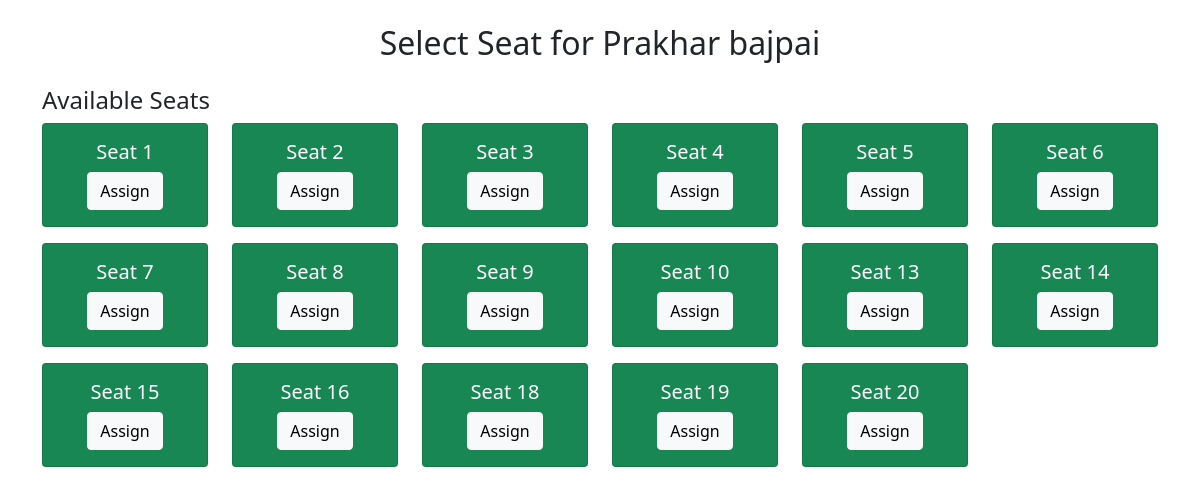
Page /select_seat/6/3/ on the committed database.
### bus_app/models.py (models this page shows, shortened)
class Student(models.Model):
    name = models.CharField(max_length=100)
    roll_number = models.CharField(max_length=20, null=True, blank=True, unique=True)
    crm_id = models.CharField(max_length=50, blank=True, null=True, unique=True)
    gender = models.CharField(max_length=10, choices=[('Male', 'Male'), ('Female', 'Female'), ('Other', 'Other')], default="Male")
    school = models.ForeignKey(School, on_delete=models.SET_NULL, null=True, blank=True, related_name="students")
    program = models.CharField(max_length=100, blank=True, null=True)  # Directly storing program name
    fee_paid = models.BooleanField(default=False)
    fee_amount = models.CharField(max_length=10, blank=True, null=True)
    email = models.EmailField(unique=True)
    contact_number = models.CharField(max_length=15, default="0000000000")
    route = models.ForeignKey(Route, on_delete=models.SET_NULL, null=True, blank=True, related_name="students")
    stoppage = models.CharField(max_length=100, blank=True, null=True)  # Directly storing stoppage name
    assigned_bus = models.ForeignKey(Bus, null=True, blank=True, on_delete=models.SET_NULL, related_name="students")
    assigned_seat = models.ForeignKey(Seat, null=True, blank=True, on_delete=models.SET_NULL, related_name='students')
    photo = models.ImageField(upload_to="student_photos/", null=True, blank=True)

class Seat(models.Model):
    seat_number = models.PositiveIntegerField(null=True, blank=True)
    bus = models.ForeignKey(Bus, on_delete=models.CASCADE, related_name='seats')
    student = models.ForeignKey('Student', null=True, blank=True, on_delete=models.SET_NULL, related_name='seats')
    class Meta:
        unique_together = ('bus', 'seat_number')

### bus_app/views.py (the view, shortened to what this page needs)
# urls.py: path('select_seat/<int:student_id>/<int:bus_id>/', views.select_seat, name='select_seat'),
def select_seat(request, student_id, bus_id):
    student = get_object_or_404(Student, id=student_id)
    bus = get_object_or_404(Bus, id=bus_id)
    seats = Seat.objects.filter(bus=bus, student__isnull=True)
    return render(request, 'select_seat.html', {
        'student': student,
        'bus': bus,
        'seats': seats
    })

### bus_app/templates/select_seat.html
{% extends 'base_generic.html' %}
{% block content %}
<h2 class="text-center my-4">Select Seat for {{ student.name }}</h2>
<div class="row">
    <div class="col-md-12">
        <h4>Available Seats</h4>
        <div class="row">
            {% for seat in seats %}
<div class="col-md-2 mb-3">
<div class="card {% if seat.student %}bg-secondary text-white{% else %}bg-success text-white{% endif %}">
                        <div class="card-body text-center">
 <h5 class="card-title">Seat {{ seat.seat_number }}</h5>
                            {% if not seat.student %}
<a href="{% url 'assign_seat' student.id bus.id seat.seat_number %}" class="btn btn-light">Assign</a>
                            {% else %}
                                <p>Occupied</p>
                            {% endif %}
                        </div>
                    </div>
                </div>
            {% endfor %}
        </div>
    </div>
</div>
{% endblock %}

### rows in the picture
Student: name "Prakhar bajpai"
Seat: seat_number "1", shows "Assign"
Seat: seat_number "2", shows "Assign"
Seat: seat_number "3", shows "Assign"
Seat: seat_number "4", shows "Assign"
Seat: seat_number "5", shows "Assign"
Seat: seat_number "6", shows "Assign"
Seat: seat_number "7", shows "Assign"
Seat: seat_number "8", shows "Assign"
Seat: seat_number "9", shows "Assign"
Seat: seat_number "10", shows "Assign"
Seat: seat_number "13", shows "Assign"
Seat: seat_number "14", shows "Assign"
Seat: seat_number "15", shows "Assign"
Seat: seat_number "16", shows "Assign"
Seat: seat_number "18", shows "Assign"
Seat: seat_number "19", shows "Assign"
Seat: seat_number "20", shows "Assign"
